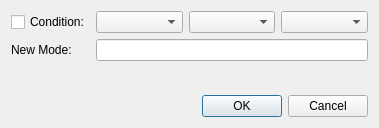
<ui version="4.0" >
 <class>EditApplication</class>
 <widget class="QDialog" name="EditApplication" >
  <property name="geometry" >
   <rect>
    <x>0</x>
    <y>0</y>
    <width>379</width>
    <height>128</height>
   </rect>
  </property>
  <property name="sizePolicy" >
   <sizepolicy vsizetype="Fixed" hsizetype="Preferred" >
    <horstretch>0</horstretch>
    <verstretch>0</verstretch>
   </sizepolicy>
  </property>
  <property name="minimumSize" >
   <size>
    <width>0</width>
    <height>0</height>
   </size>
  </property>
  <property name="windowTitle" >
   <string>Dialog</string>
  </property>
  <layout class="QGridLayout" name="gridLayout" >
   <item row="0" column="0" >
    <widget class="QCheckBox" name="chkRepeat_2" >
     <property name="sizePolicy" >
      <sizepolicy vsizetype="Fixed" hsizetype="Fixed" >
       <horstretch>0</horstretch>
       <verstretch>0</verstretch>
      </sizepolicy>
     </property>
     <property name="text" >
      <string>Condition:</string>
     </property>
    </widget>
   </item>
   <item row="0" column="1" >
    <widget class="QComboBox" name="comboType_2" >
     <property name="sizePolicy" >
      <sizepolicy vsizetype="Fixed" hsizetype="Preferred" >
       <horstretch>0</horstretch>
       <verstretch>0</verstretch>
      </sizepolicy>
     </property>
    </widget>
   </item>
   <item row="0" column="2" >
    <widget class="QComboBox" name="comboType_3" >
     <property name="sizePolicy" >
      <sizepolicy vsizetype="Fixed" hsizetype="Preferred" >
       <horstretch>0</horstretch>
       <verstretch>0</verstretch>
      </sizepolicy>
     </property>
     <property name="minimumSize" >
      <size>
       <width>0</width>
       <height>0</height>
      </size>
     </property>
    </widget>
   </item>
   <item row="0" column="3" >
    <widget class="QComboBox" name="comboType_4" >
     <property name="sizePolicy" >
      <sizepolicy vsizetype="Fixed" hsizetype="Preferred" >
       <horstretch>0</horstretch>
       <verstretch>0</verstretch>
      </sizepolicy>
     </property>
    </widget>
   </item>
   <item row="1" column="0" >
    <widget class="QLabel" name="label_33" >
     <property name="text" >
      <string>New Mode:</string>
     </property>
    </widget>
   </item>
   <item row="1" column="1" colspan="3" >
    <widget class="QLineEdit" name="lineEdit_5" />
   </item>
   <item row="2" column="0" colspan="2" >
    <spacer name="verticalSpacer_3" >
     <property name="orientation" >
      <enum>Qt::Vertical</enum>
     </property>
     <property name="sizeHint" stdset="0" >
      <size>
       <width>131</width>
       <height>0</height>
      </size>
     </property>
    </spacer>
   </item>
   <item row="3" column="0" colspan="4" >
    <widget class="QDialogButtonBox" name="buttonBox" >
     <property name="standardButtons" >
      <set>QDialogButtonBox::Cancel|QDialogButtonBox::Ok</set>
     </property>
    </widget>
   </item>
  </layout>
  <action name="actionAdd" >
   <property name="text" >
    <string>Add</string>
   </property>
  </action>
  <action name="actionAdd_Child" >
   <property name="text" >
    <string>Add Child</string>
   </property>
  </action>
 </widget>
 <resources/>
 <connections/>
</ui>
